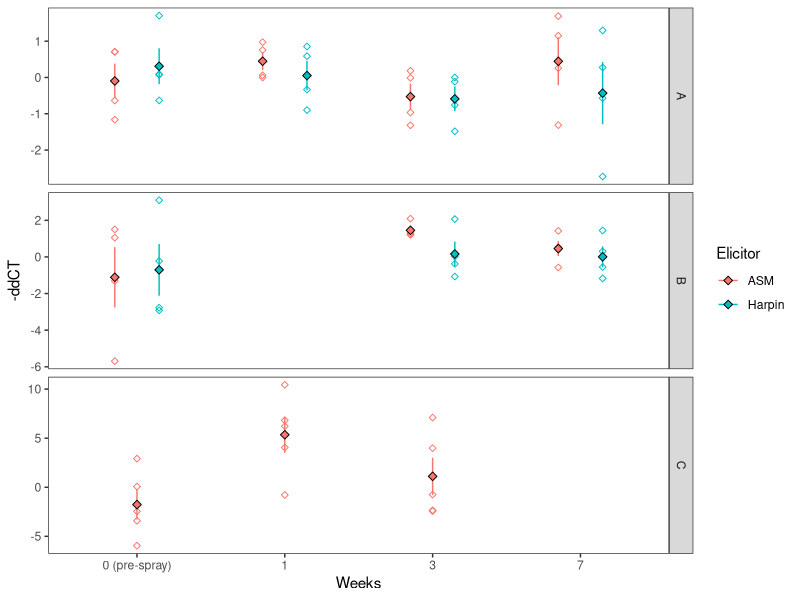
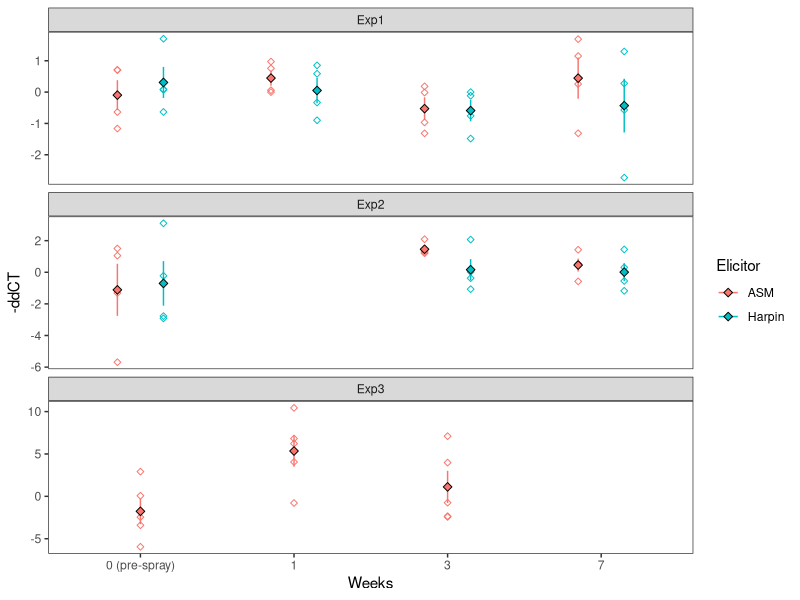
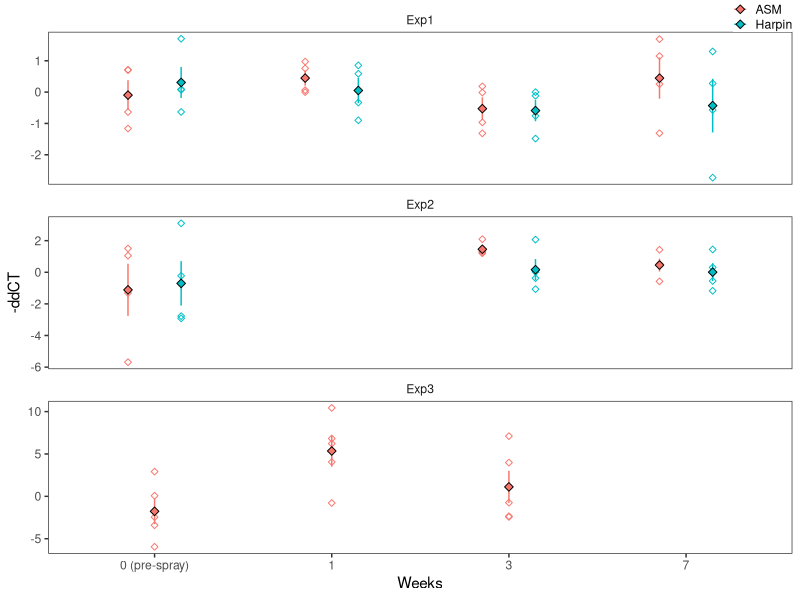
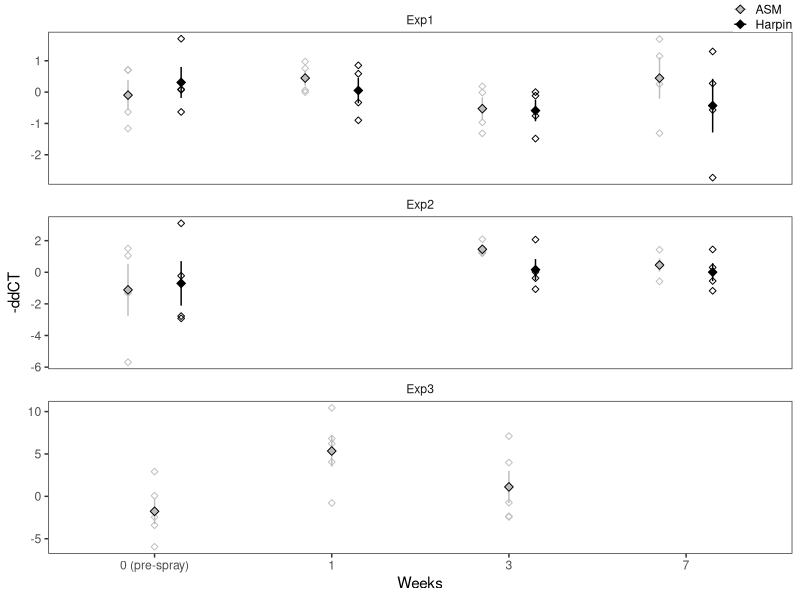
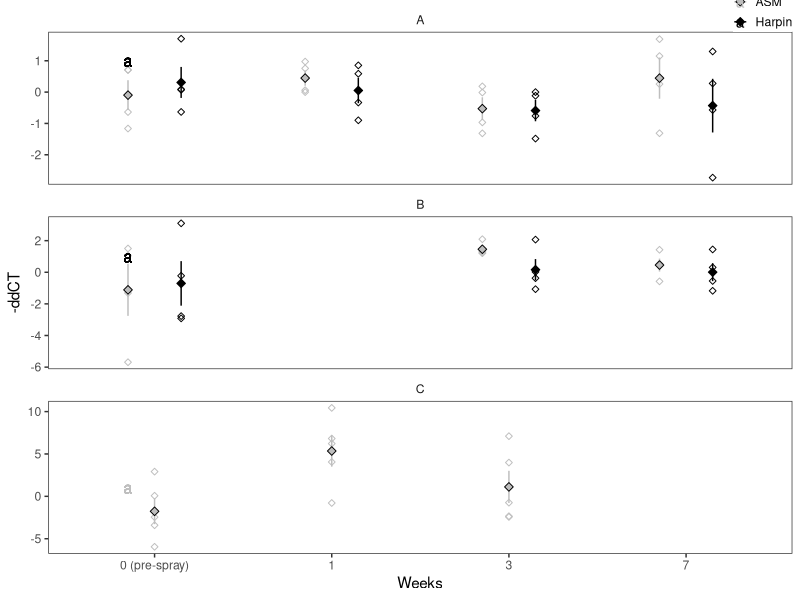
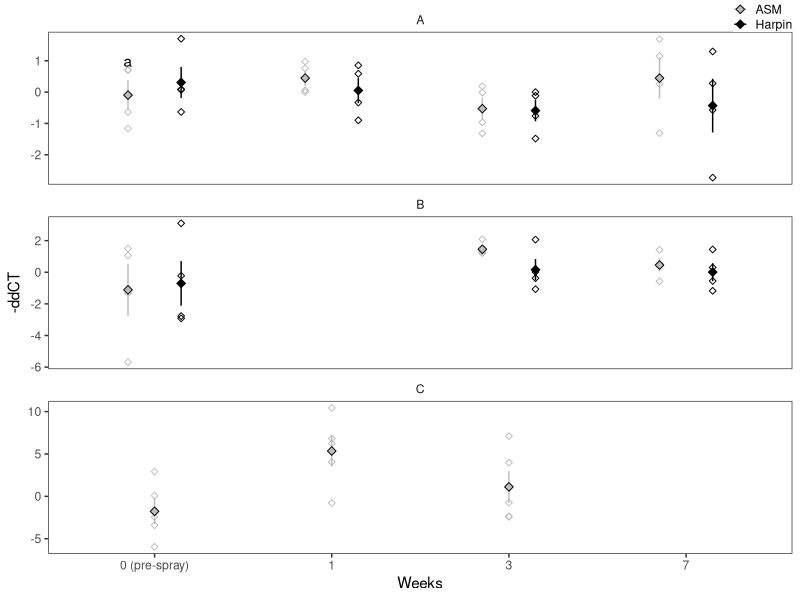
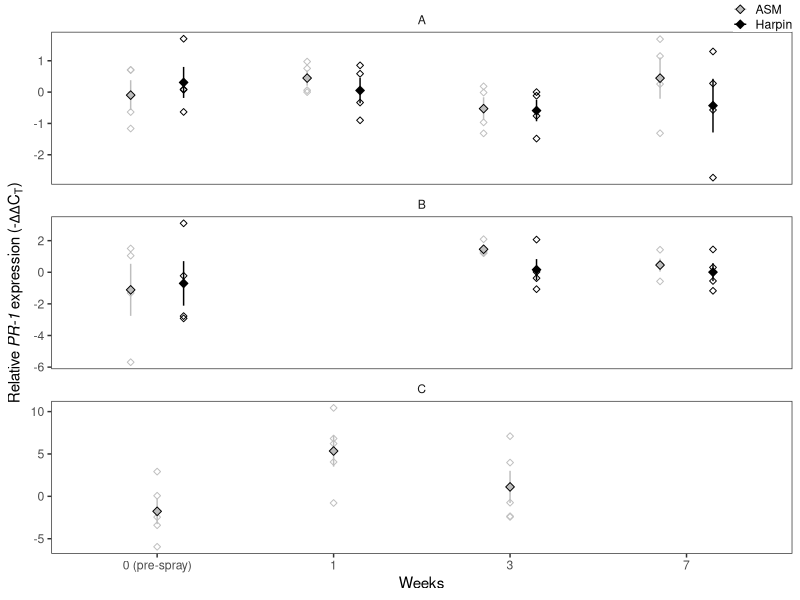
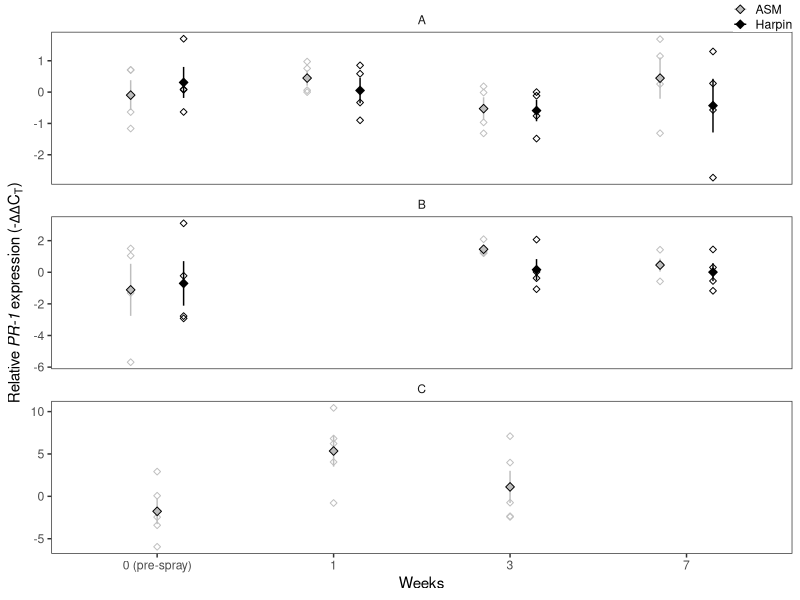

Recreate these plots in R, in order.
## ---- chunk 1

#load libraries
library(ggplot2)
library(readxl)

#load data
data_wk3 <- read_excel("data_week2_orpetEEAfig4.xlsx")

#load theme
theme_raindrop <- theme_set(theme_bw())
theme_raindrop <- theme_update(
  plot.background = element_blank(),
  panel.grid.major = element_blank(),
  panel.grid.minor = element_blank()
  )

## ---- chunk 2

#free y axis
ggplot(data = data_wk3, aes(x = Weeks, y = minusddCT, color = Elicitor)) +
  geom_point(shape = 23, position=position_dodge(width=0.6)) +
  geom_errorbar(stat = "summary", fun.data = mean_se, width=0, position=position_dodge(width=0.6)) +
  geom_point(shape = 23, size = 2, stat = "summary", fun = "mean", color = "black", aes(fill = Elicitor), position=position_dodge(width=0.6)) +
  facet_grid(Experiment ~ ., scales = "free_y") +
  scale_y_continuous("-ddCT")

#lets change where the experiment labels are and the names of them
#now instead of facet_grid() we use facet_wrap() (useful only for one faceting by one variable) because it has the ncol option and I want one column
data_wk3 <- read_excel("data_week2_orpetEEAfig4.xlsx")
data_wk3$Experiment <- factor(data_wk3$Experiment,
                         levels=c("A", "B","C"),       
                         labels=c("Exp1", "Exp2","Exp3"))
ggplot(data = data_wk3, aes(x = Weeks, y = minusddCT, color = Elicitor)) +
  geom_point(shape = 23, position=position_dodge(width=0.6)) +
  geom_errorbar(stat = "summary", fun.data = mean_se, width=0, position=position_dodge(width=0.6)) +
  geom_point(shape = 23, size = 2, stat = "summary", fun = "mean", color = "black", aes(fill = Elicitor), position=position_dodge(width=0.6)) +
  facet_wrap(~ Experiment, scales = "free_y",ncol=1) +
  scale_y_continuous("-ddCT")

#remove the grey box for facet labels, move legend to upper right
ggplot(data = data_wk3, aes(x = Weeks, y = minusddCT, color = Elicitor)) +
  geom_point(shape = 23, position=position_dodge(width=0.6)) +
  geom_errorbar(stat = "summary", fun.data = mean_se, width=0, position=position_dodge(width=0.6)) +
  geom_point(shape = 23, size = 2, stat = "summary", fun = "mean", color = "black", aes(fill = Elicitor), position=position_dodge(width=0.6)) +
  facet_wrap(~ Experiment, scales = "free_y",ncol=1) +
  scale_y_continuous("-ddCT") +
  theme(strip.background = element_blank(), #removes grey box facet labels
        legend.position=c(1,1), legend.justification=c(1,0), #moves legend to upper right
        legend.margin=margin(), legend.key.size = unit(0.75, 'lines')) #helps prevent being cut off

#manually select colors
ggplot(data = data_wk3, aes(x = Weeks, y = minusddCT, color = Elicitor)) +
  scale_color_manual(values=c("grey","black")) +
  scale_fill_manual(values=c("grey","black")) +
  geom_point(shape = 23, position=position_dodge(width=0.6)) +
  geom_errorbar(stat = "summary", fun.data = mean_se, width=0, position=position_dodge(width=0.6)) +
  geom_point(shape = 23, size = 2, stat = "summary", fun = "mean", color = "black", aes(fill = Elicitor), position=position_dodge(width=0.6)) +
  facet_wrap(~ Experiment, scales = "free_y",ncol=1) +
  scale_y_continuous("-ddCT") +
  theme(strip.background = element_blank(), #removes grey box facet labels
        legend.position=c(1,1), legend.justification=c(1,0), #moves legend to upper right
        legend.margin=margin(), legend.key.size = unit(0.75, 'lines')) #helps prevent being cut off

## ---- chunk 3

#re-load data
data_wk3 <- read_excel("data_week2_orpetEEAfig4.xlsx")

#manually put a letter on with geom_text(). The X axis is a category but categories are numbered, so you can use coordinates
ggplot(data = data_wk3, aes(x = Weeks, y = minusddCT, color = Elicitor)) +
  scale_color_manual(values=c("grey","black")) +
  scale_fill_manual(values=c("grey","black")) +
  geom_point(shape = 23, position=position_dodge(width=0.6)) +
  geom_errorbar(stat = "summary", fun.data = mean_se, width=0, position=position_dodge(width=0.6)) +
  geom_point(shape = 23, size = 2, stat = "summary", fun = "mean", color = "black", aes(fill = Elicitor), position=position_dodge(width=0.6)) +
  facet_wrap(~ Experiment, scales = "free_y",ncol=1) +
  scale_y_continuous("-ddCT") +
  #-------------------------------#######################
  geom_text(                      #                     #
           x = 0.85,              #                     #
           y = 1,                 #     geom_text()     #
           label = "a",           #                     #
           size=4,                #                     #
           ) +                    #                     #
  #-------------------------------#######################
  theme(strip.background = element_blank(), #removes grey box facet labels
        legend.position=c(1,1), legend.justification=c(1,0), #moves legend to upper right
        legend.margin=margin(), legend.key.size = unit(0.75, 'lines')) #helps prevent being cut off


#Solutions:
#Get your letter on just one of the facets by subsetting data
#remove letter from overplotting the legend and overplotting on each other for each row of data with options
#make sure the letter is black
ggplot(data = data_wk3, aes(x = Weeks, y = minusddCT, color = Elicitor)) +
  scale_color_manual(values=c("grey","black")) +
  scale_fill_manual(values=c("grey","black")) +
  geom_point(shape = 23, position=position_dodge(width=0.6)) +
  geom_errorbar(stat = "summary", fun.data = mean_se, width=0, position=position_dodge(width=0.6)) +
  geom_point(shape = 23, size = 2, stat = "summary", fun = "mean", color = "black", aes(fill = Elicitor), position=position_dodge(width=0.6)) +
  facet_wrap(~ Experiment, scales = "free_y",ncol=1) +
  scale_y_continuous("-ddCT") +
  ####################################################################################
  geom_text(data = subset(data_wk3, Experiment == "A"),
           x = 0.85,
           y = 1,
           label = "a",
           show.legend = FALSE,
           check_overlap = TRUE,
           color = "black") +
  ###################################################################################
  theme(strip.background = element_blank(), #removes grey box facet labels
        legend.position=c(1,1), legend.justification=c(1,0), #moves legend to upper right
        legend.margin=margin(), legend.key.size = unit(0.75, 'lines')) #helps prevent being cut off




#Is there an easier way?
#I thought you could give x, y, and label a list of things with c(), but I can't get it to work



## ---- chunk 4

#expression() is what allows for italics and symbols codes        
#paste() is a way to glue things together, separated by commas

#explaination of expression() and paste()
raindropexpression <- expression(italic("raindrop")) #ggplot would print this out as the word "raindrop" with italics
a <- "This is a secret sentence."
paste("A secret sentence is coming up. ", a, " Now you know the secret")

#I formatted this weirdly to help you see what is going on:
raindroplabel <- expression(paste(
  "Relative "         ,
  italic("PR-1 ")     , 
  "expression (-"     ,
  Delta               , #expression() "knows" Delta means the triangle symbol
  Delta               , 
  "C"[T]              , #the brackets make things subscripted
  ")"
  ))

ggplot(data = data_wk3, aes(x = Weeks, y = minusddCT, color = Elicitor)) +
  scale_color_manual(values=c("grey","black")) +
  scale_fill_manual(values=c("grey","black")) +
  geom_point(shape = 23, position=position_dodge(width=0.6)) +
  geom_errorbar(stat = "summary", fun.data = mean_se, width=0, position=position_dodge(width=0.6)) +
  geom_point(shape = 23, size = 2, stat = "summary", fun = "mean", color = "black", aes(fill = Elicitor), position=position_dodge(width=0.6)) +
  facet_wrap(~ Experiment, scales = "free_y",ncol=1) +
  scale_y_continuous(raindroplabel) +
  theme(strip.background = element_blank(), #removes grey box facet labels
        legend.position=c(1,1), legend.justification=c(1,0), #moves legend to upper right
        legend.margin=margin(), legend.key.size = unit(0.75, 'lines') #helps prevent being cut off
       )

ggplot(data = data_wk3, aes(x = Weeks, y = minusddCT, color = Elicitor)) +
  scale_color_manual(values=c("grey","black")) +
  scale_fill_manual(values=c("grey","black")) +
  geom_point(shape = 23, position=position_dodge(width=0.6)) +
  geom_errorbar(stat = "summary", fun.data = mean_se, width=0, position=position_dodge(width=0.6)) +
  geom_point(shape = 23, size = 2, stat = "summary", fun = "mean", color = "black", aes(fill = Elicitor), position=position_dodge(width=0.6)) +
  facet_wrap(~ Experiment, scales = "free_y",ncol=1) +
  scale_y_continuous(raindroplabel) +
  theme(strip.background = element_blank(), #removes grey box facet labels
        legend.position=c(1,1), legend.justification=c(1,0), #moves legend to upper right
        legend.margin=margin(), legend.key.size = unit(0.75, 'lines') #helps prevent being cut off
       )



## ---- chunk 5

#problem: it connects data within x category instead of a line between them
ggplot(data = data_wk3, aes(x = Weeks, y = minusddCT)) +
  geom_point() +
  geom_line()

#solution pt1: summarize to one value per x category
#still problem: the x variable is a "character" and ggplot doesn't "know" that lines should connect them
ggplot(data = data_wk3, aes(x = Weeks, y = minusddCT)) +
  geom_point() +
  geom_line(stat = "summary", fun = "mean", color = "red", aes())

#solution pt2: add group = 1 to aes(). This tells ggplot you want it to connect *everything*
ggplot(data = data_wk3, aes(x = Weeks, y = minusddCT)) +
  geom_point() +
  geom_line(stat = "summary", fun = "mean", color = "red", aes(group = 1))

#solution pt2: you can use a different "group" like treatment ("Elicitor" for this experiment).
#we can also add the treatment to the aes() on the first line as color = to get colors to match treatments
ggplot(data = data_wk3, aes(x = Weeks, y = minusddCT, color = Elicitor)) +
  geom_point() +
  geom_line(stat = "summary", fun = "mean", aes(group = Elicitor))







#the above example is an annoying thing that is normally not a problem
#If you have numbers or dates instead of characters, lines will work fine
#re-load data
data_wk3 <- read_excel("data_week2_orpetEEAfig4.xlsx",
                   skip = 0, #skip rows if your dataset starts lower
                   guess_max = 10000, #prevents columns with many initial blanks importing as logical FALSE)
                   na = " ") # you can put a period in the quotes if that is how you code blanks.
#use replace() to change that the level with letters to just a number 0
data_wk3$Weeks <- replace(data_wk3$Weeks, data_wk3$Weeks == "0 (pre-spray)" , 0)
#convert to numeric
data_wk3$Weeks <- as.numeric(data_wk3$Weeks)

#Now lines work like you expect for a time series
#still problem: the x variable is a "character" and ggplot doesn't "know" that lines should connect them
ggplot(data = data_wk3, aes(x = Weeks, y = minusddCT)) +
  geom_point() +
  geom_line(stat = "summary", fun = "mean", color = "red")

ggplot(data = data_wk3, aes(x = Weeks, y = minusddCT, color = Elicitor)) +
  geom_point() +
  geom_line(stat = "summary", fun = "mean")
  


